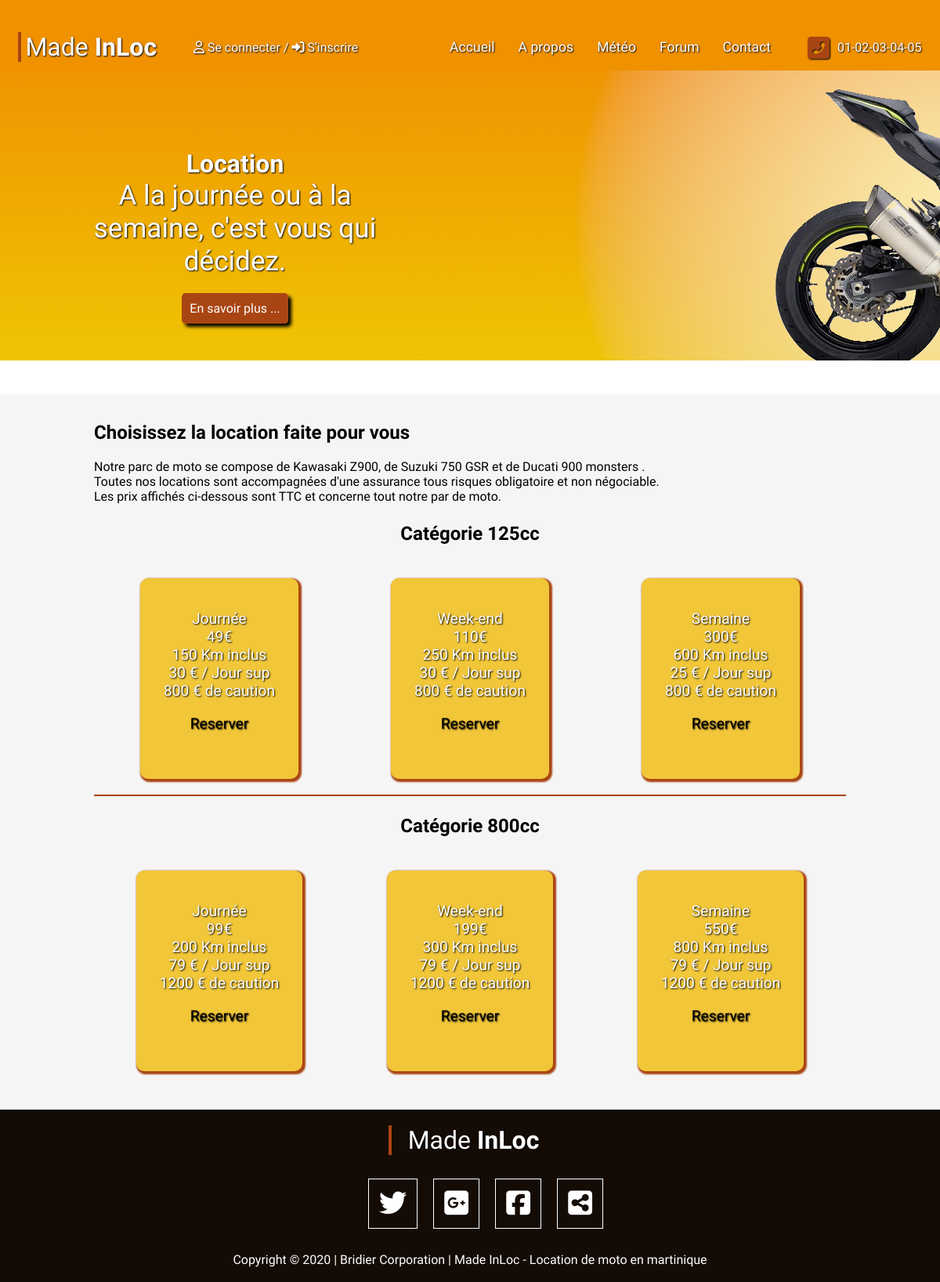
/index.php?controller=about&action=aboutRent, run on the app's committed database.
### tables this page shows
CREATE TABLE `rent` (
  `id` int(11) NOT NULL,
  `type` int(11) NOT NULL COMMENT 'Cylindré',
  `duration` varchar(100) NOT NULL,
  `price` int(11) NOT NULL,
  `km_included` int(11) NOT NULL,
  `extra_day` int(11) NOT NULL,
  `caution` int(11) NOT NULL
);

### controller/aboutController.php (called while the page is built, shortened)
<?php
Class AboutController extends Controller{
    private $aboutManager;
    public function __construct(){
        $this->aboutManager = new AboutManager();
    }
    public function AboutRent(){
        $get125Price = $this->aboutManager->getPrice(125);
        $get800Price = $this->aboutManager->getPrice(800);
        $this->genererVue(array('get125Price' => $get125Price, 'get800Price' => $get800Price));
    }
}

### controller/router.php (called while the page is built, shortened)
<?php
class Router {
  public function routerRequest() {
    try {
      $requete = new Requete(array_merge($_GET, $_POST));
      $controller = $this->creerControleur($requete);
      $action = $this->creerAction($requete);
      $controller->executerAction($action);
    }
    catch (Exception $e) {
      $this->gererErreur($e);
    }
  }
  private function creerControleur(Requete $requete) {
    $controller = "Index";
    if ($requete->existeParametre('controller')) {
      $controller = $requete->getParametre('controller');
      $controller = ucfirst(strtolower($controller));
    }
    $classeController = $controller . "Controller" ;
    $fichierController = $classeController . ".php";
    if (file_exists('controller/' . $fichierController)) {
      $controller = new $classeController();
      $controller->setRequete($requete);
      return $controller;
    }
    else
      throw new Exception("Fichier '$fichierController' introuvable");
  }
  private function creerAction(Requete $requete) {
    $action = "Index";
    if ($requete->existeParametre('action')) {
        $action = $requete->getParametre('action');
    }
    return $action;
  }
}

### index.php (called while the page is built, shortened)
<?php
require 'controller/router.php';
$router = new Router();
$router->routerRequest();

### model/aboutManager.php (called while the page is built, shortened)
<?php
require_once("model/manager.php");
class AboutManager extends Manager
{
    public function getPrice($type){
        $sql = 'SELECT type, duration, price, km_included, extra_day, caution FROM rent WHERE type = ?';
        $getPrice = $this->executerRequete($sql, array($type));
        return $getPrice;
    }
}

### model/manager.php (called while the page is built)
<?php
abstract class Manager {
    private $db;
    protected function executerRequete($sql, $params = null) {
    if ($params == null) {
        $resultat = $this->getDb()->query($sql);
    }
    else {
        $resultat = $this->getDb()->prepare($sql);
        $resultat->execute($params);
    }
    return $resultat;
    }
    private function getDb() {
    if ($this->db == null) {
        $this->db = new PDO('mysql:host=localhost;dbname=MadInLoc;charset=utf8',
        'root', 'root', array(PDO::ATTR_ERRMODE => PDO::ERRMODE_EXCEPTION));
    }
    return $this->db;
    }
}

### view/AboutController/aboutRent.php (the view, shortened to what this page needs)
<img src="public/img/banner/index_banner.png" alt="banner_background" class="banner_img">
<section class="banner">
    <h3>Location</h3>
    <p>A la journée ou à la semaine, c'est vous qui décidez.</p>
    <a href=""> En savoir plus ...</a>
</section>
<div class="block_invisible"></div>
<section class="content_body">
    <article id="rent">
        <h2>Choisissez la location faite pour vous</h2>
        <p> Notre parc de moto se compose de Kawasaki Z900, de Suzuki 750 GSR et de Ducati 900 monsters .<br />
            Toutes nos locations sont accompagnées d'une assurance tous risques obligatoire et non négociable.<br />
            Les prix affichés ci-dessous sont TTC et concerne tout notre par de moto.
        </p>
        <aside id="smallSize">
            <h3>Catégorie 125cc</h3>
            <div class="midSize">
            <?php
            while ($data = $get125Price->fetch()){
                ?>
                <ul>
                    <li><?=htmlspecialchars($data['duration'])?></li>
                    <li><?=htmlspecialchars($data['price'])?>€ </li>
                    <li><?=htmlspecialchars($data['km_included'])?> Km inclus</li>
                    <li><?=htmlspecialchars($data['extra_day'])?> € / Jour sup</li>
                    <li><?=htmlspecialchars($data['caution'])?> € de caution</li>
                    <li><p><a href="">Reserver</a></p</li>
                </ul>
                <?php
            }
            ?>
            </div>
        </aside>
        <aside id="midSize">
            <h3>Catégorie 800cc</h3>
            <div class="midSize">
            <?php
            while ($data = $get800Price->fetch()){
                ?>
                <ul>
                    <li><?=htmlspecialchars($data['duration'])?></li>
                    <li><?=htmlspecialchars($data['price'])?>€ </li>
                    <li><?=htmlspecialchars($data['km_included'])?> Km inclus</li>
                    <li><?=htmlspecialchars($data['extra_day'])?> € / Jour sup</li>
                    <li><?=htmlspecialchars($data['caution'])?> € de caution</li>
                    <li><p><a href="">Reserver</a></p></li>
                </ul>
                <?php
            }
            ?>
            </div>
        </aside>
    </article>
</section>

### public/style/style.css (style rules this page uses)
body { width: 100%; max-width: 1440px; margin: 0; font-family: 'Ubuntu', sans-serif; }
.banner { position: relative; z-index: 2; top: 100px; width: 50%; text-align: center; color: white; }
.banner_img { position: fixed; top:60px; z-index: 1; }
.banner h3 { font-size: 2em; margin: 0 auto; text-shadow: 1px 1px 2px black; }
.banner p { font-size: 2.2em; width:70%; margin: 0 auto 30px auto; text-shadow: 1px 1px 2px black; }
.banner a, .detail_lesson a, .detail_moto a, .detail_repair a { text-decoration: none; color: white; padding: 10px; background-color: rgb(169,69,19); border-radius: 5px; box-shadow: 4px 4px 4px black; }
.content_body { position: relative; z-index: 2; background-color: rgb(245, 245, 245); }
.content_body article { width: 80%; margin: auto; padding: 15px 0px 30px 0px; }
.block_invisible { height: 200px; }
#rent h3 { text-align: center; font-size: 1.5em; }
.smallSize, .midSize { display: flex; justify-content: space-around; }
#smallSize ,#circuit, #moto { border-bottom: 2px solid rgb(169,69,19); }
.smallSize li, .midSize li { list-style-type: none; }
.smallSize ul, .midSize ul { text-align: center; color: white; font-size: 1.2em; text-shadow: 1px 1px 2px black; background-color: rgb(241, 198, 56); border-radius: 10px; box-shadow: 2px 2px 2px 2px rgb(169,69,19);; padding-inline-start: 0px; padding: 40px 30px; }
.smallSize a, .midSize a { text-decoration: none; color:black; text-shadow: 1px 1px 2px black; }

### data on the page
rent: duration "Journée", price "49", km_included "150", extra_day "30", caution "800"
rent: duration "Week-end", price "110", km_included "250", extra_day "30", caution "800"
rent: duration "Semaine", price "300", km_included "600", extra_day "25", caution "800"
rent: duration "Journée", price "99", km_included "200", extra_day "79", caution "1200"
rent: duration "Week-end", price "199", km_included "300", extra_day "79", caution "1200"
rent: duration "Semaine", price "550", km_included "800", extra_day "79", caution "1200"
